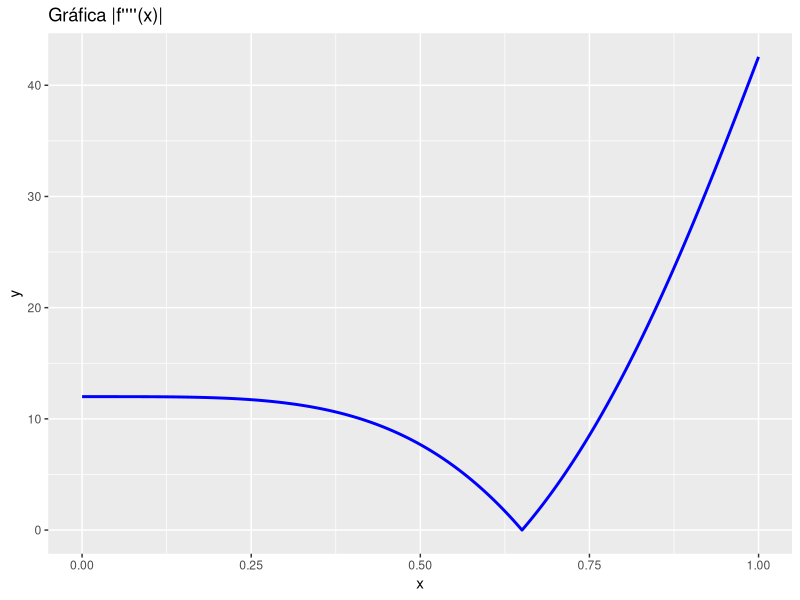

This figure's R source:
#En primer lugar, cargamos la librerías que vamos a usar:

library(magrittr)
library(ggplot2)

options(digits = 10)#Controlamos la precisión decimal


#DETERMINACIÓN DE N PARA UNA COTA SUPERIOR DEL ERROR ABSOLUTO


#Declaramos la función y calculamos su cuarta derivada:

f_expr <- expression(cos(x^2))
f4_expr <- f_expr %>% D("x") %>% D("x") %>% D("x") %>% D("x")

#Ahora, las convertimos en funciones evaluables

f=function(x){
  eval(f_expr,list(x=x))
}

f4 <- function(x) {
  eval(f4_expr, list(x = x))
}

#A continuación, representamos el valor absoluto de la cuarta derivada en el intervalo [0,1] para hallar su valor máximo

datos <- data.frame(
  x = seq(0, 1, length.out = 2000)
)
datos$y <- abs(f4(datos$x))

# Gráfico
ggplot(datos, aes(x = x, y = y)) +
  geom_line(color = "blue", linewidth = 1) +
  labs(
    title = "Gráfica |f''''(x)|",
    x = "x",
    y = "y"
  ) +
  theme_gray()


#Como podemos apreciar en el gráfico, el máximo se alcanza en x=1.

#Almacenamos ese valor y, para un error máximo de 10^-5, calculamos el n par siguiendo las expresión de la memoria:

error=10^-5
maximo=abs(f4(1))

n=ceiling(sqrt(sqrt(maximo/(180*error))))

#Y nos quedamos con el primer número par:

while (n %% 2 !=0) {
  n=n+1
}

#REGLA SIMPSON COMPUESTA 1/3

#Una vez tenemos el valor de n, pasamos a implementar la fórmula de Simpson 1/3 compuesta 

#Primero, construimos la malla de puntos entre 0 y 1: x_0=0, x_1, ..., x_n=1

h <- 1 / n
i <- 0:n
malla <- h * i

#Al empezar en R todas las indexaciones por 1, tenemos que hacer un pequeño ajuste para distinguir los índices pares e impares de los sumatorios:

malla_auxiliar=malla[2:length(malla)]

#Y ahora sí, tomamos los índices pares e impares de los dos sumatorios:

indices_impares=seq(1,n-1,by=2)
indices_pares=seq(2,n-2,by=2)

#Por último, calculamos la aproximación:

aproximacion=(h/3)*(f(0)+4*sum(f(malla_auxiliar[indices_impares]))+2*sum(f(malla_auxiliar[indices_pares]))+f(1))

#A continuación, procedemos a calcular el valor real de la integral y el error absoluto de la aproximación:

valor_real=integrate(f,0,1)$value

error_absoluto=abs(valor_real-aproximacion)
